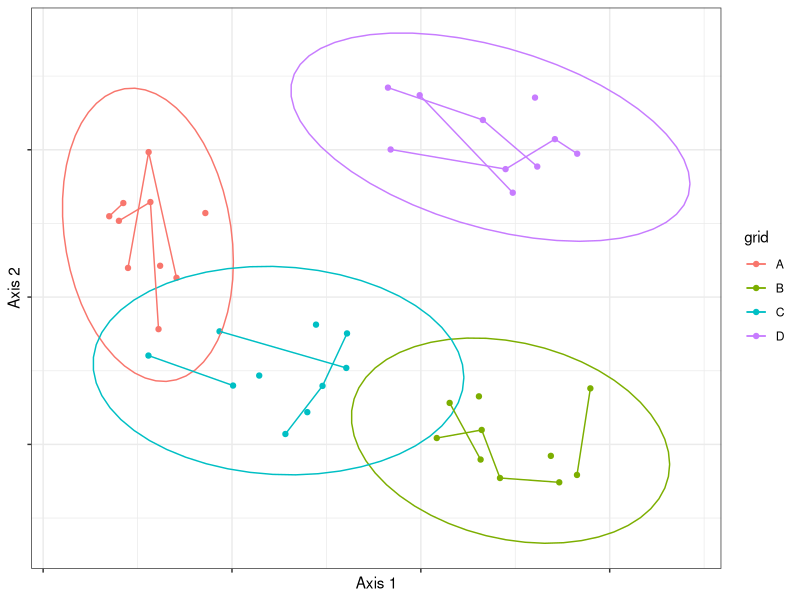
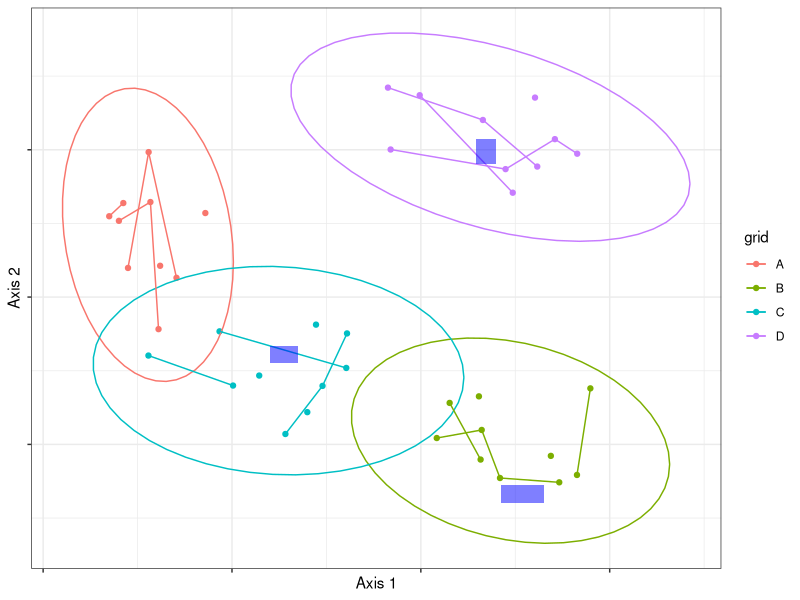
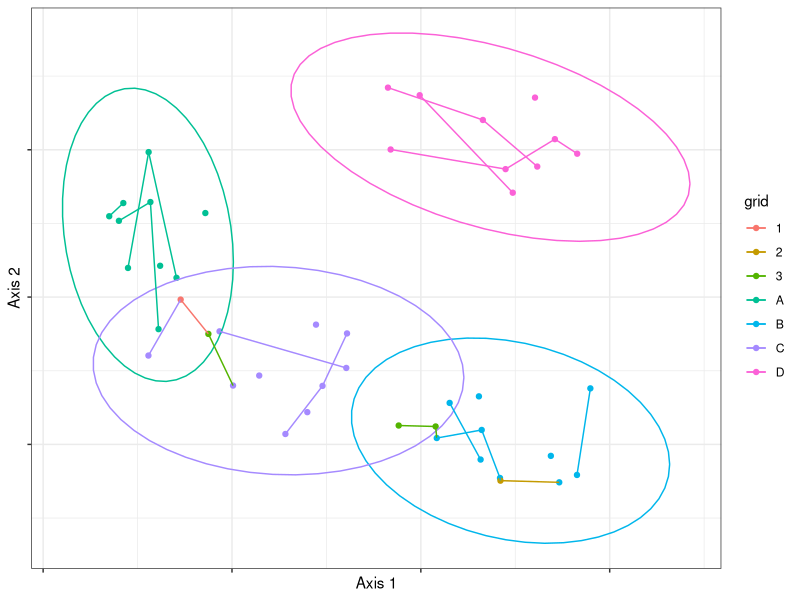
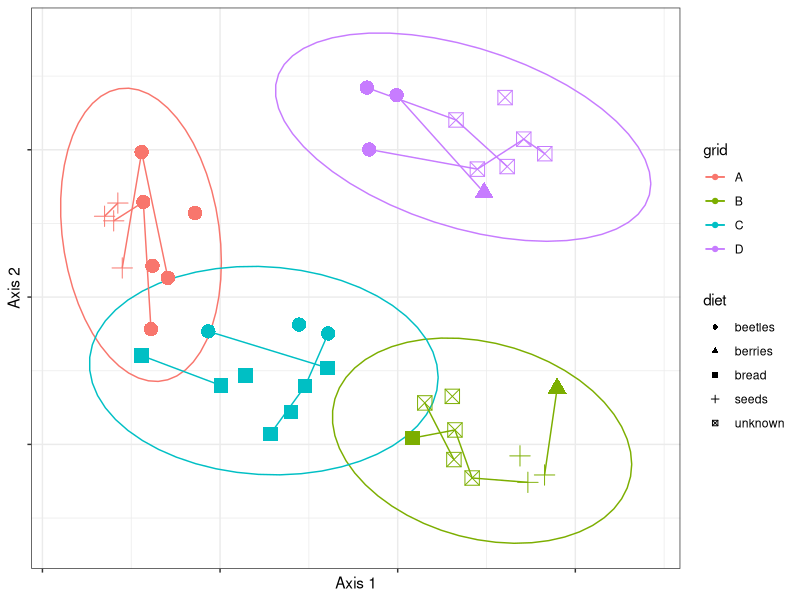
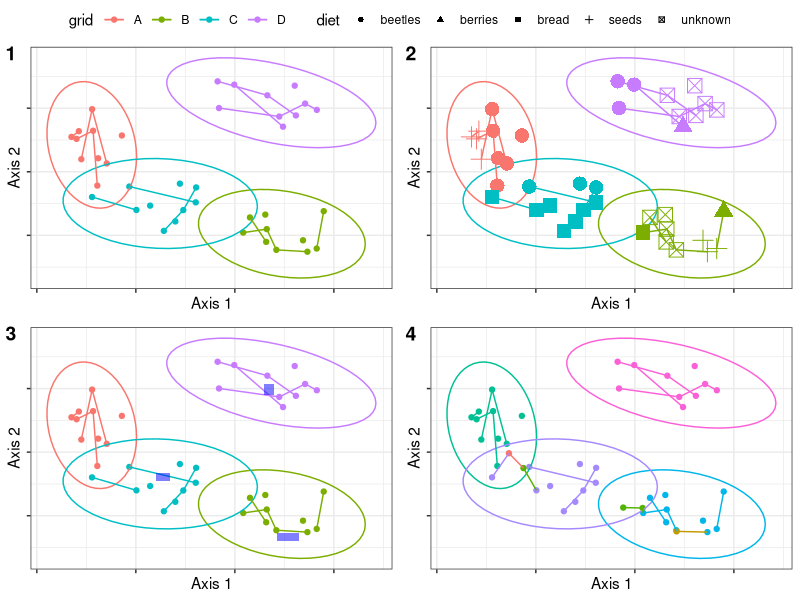
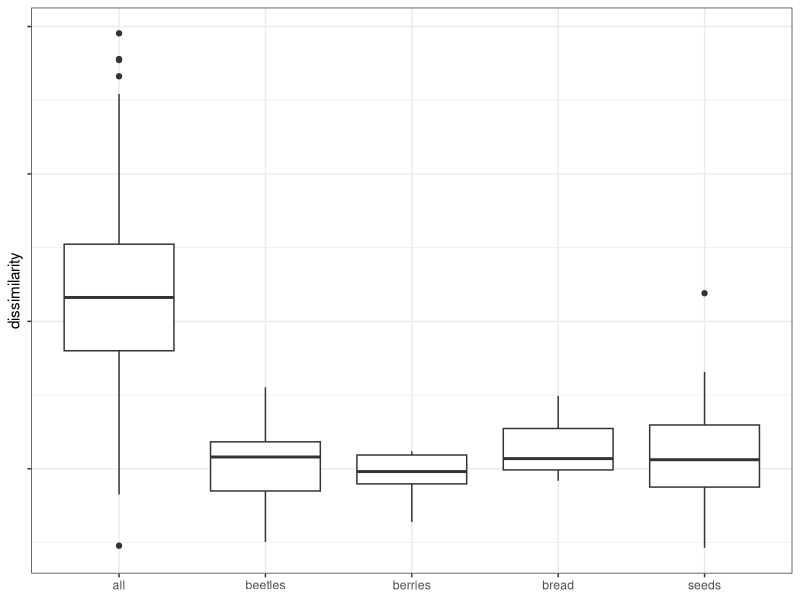
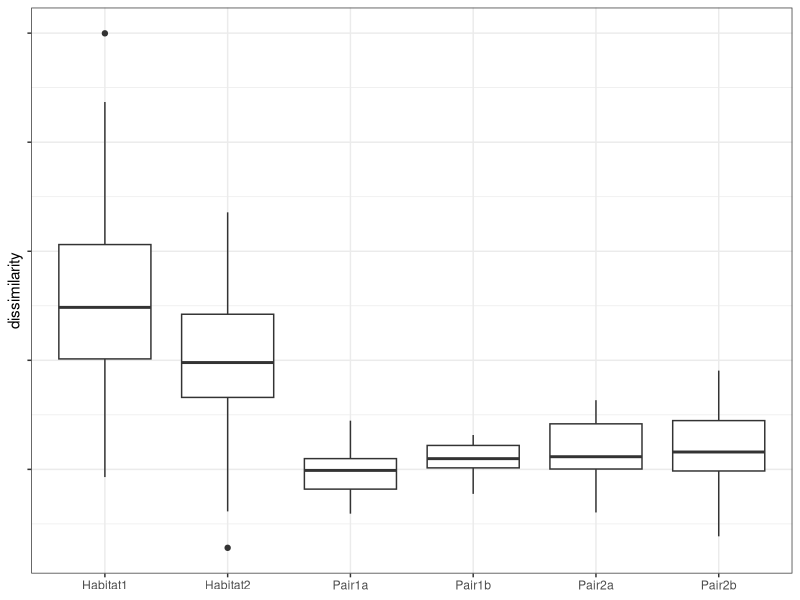
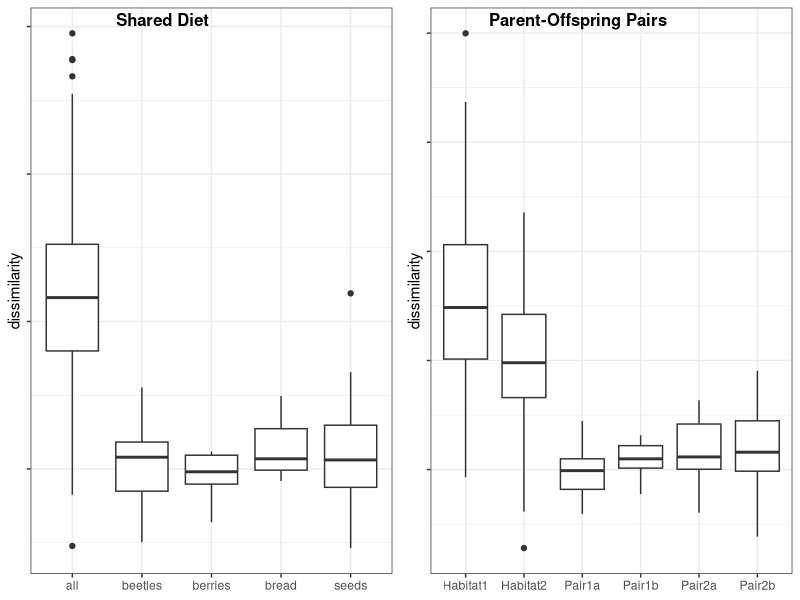

Generate these figures, in order, with R:
## ---- chunk 1
knitr::opts_chunk$set(echo = TRUE)
## ---- chunk 2
setwd("/Users/aliciahalhed/OneDrive - University of Guelph/Alicia's Thesis/Proposal")
library(tidyverse)
## ---- chunk 3
# update theme for all plots and labels for plots in this section
theme_set(theme_bw() + theme(axis.text.y = element_blank(), axis.text.x = element_blank()))
l <- labs(x ="Axis 1", y = "Axis 2")
## ---- chunk 4
# Create some fake data - try to avoid rerunning
fakes <- data.frame(grid = c("A", "A", "A", "A", "A", "A", "A", "A", "A", "A",
                                 "B", "B", "B", "B", "B", "B", "B", "B", "B", "B",
                                 "C", "C", "C", "C", "C", "C", "C", "C", "C", "C",
                                 "D", "D", "D", "D", "D", "D", "D", "D", "D", "D"), 
                    x = c(rnorm(10, mean = 1, sd = 0.5), rnorm(10, mean = 5, sd = 0.5), 
                          rnorm(10, mean = 2.5, sd = 0.5), rnorm(10, mean = 4.5, sd = 0.5)), 
                    y = c(rnorm(10, mean = 9, sd = 0.5), rnorm(10, mean = 6, sd = 0.5), 
                          rnorm(10, mean = 7, sd = 0.5), rnorm(10, mean = 10, sd = 0.5)),
                    id = c(sample(1:6, 10, replace = TRUE), sample(7:12, 10, replace = TRUE), 
                           sample(13:18, 10, replace = TRUE), sample(19:24, 10, replace = TRUE)))
## ---- chunk 5
# without travellers
A <- ggplot(fakes, aes(x=x, y=y, col=grid)) + 
  geom_point() + # points are samples
  stat_ellipse(type = "norm") + # groups the grids together
  xlab("Axis 1") + ylab("Axis 2") + # names
  geom_line(aes(group=id)) + l # l is the labels
A
## ---- chunk 6
# add parentage relationships (blue boxes)
B <- A + annotate("rect", xmin=2.4, xmax=2.7, ymin=7.1, ymax=7.33, alpha=.5, fill="blue") +
  annotate("rect", xmin=4.58, xmax=4.8, ymin=9.8, ymax=10.15, alpha=.5, fill="blue") +
  annotate("rect", xmin=4.85, xmax=5.3, ymin=5.2, ymax=5.45, alpha=.5, fill="blue")
B
## ---- chunk 7
# add some "travellers"
movement <- data.frame(grid = c(fakes$grid, "2", "3", "3", "3", "1"), 
                    x = c(fakes$x, 4.84321, 3.76541, 4.156432, 1.75, 1.4564), 
                    y = c(fakes$y, 5.5078564, 6.256432, 6.24324, 7.5, 7.9658432),
                    id = c(fakes$id, 7, 7, 7, 13, 13))
## ---- chunk 8
# with travellers
C <- ggplot(movement, aes(x=x, y=y, col=grid)) + 
  geom_point() + # points are samples
  stat_ellipse(type = "norm") + # groups the grids together
  geom_line(aes(group=id)) + l # l is the labels
C
## ---- chunk 9
# add food relationships
food <- fakes # switch fakes to movement if wanting to include dispersal
food$diet <- ifelse(food$x < 1 & food$y > 8 | food$x > 5 & food$y < 6.25, "seeds", 
                    ifelse(food$y > 6.25  & food$y < 9.7 & food$x > 4.8, "berries", 
                           ifelse(food$y > 7.5 & food$x < 4.5, "beetles", 
                                  ifelse(food$y < 7.5 & food$x < 4.25, "bread",
                                         "unknown"))))
## ---- chunk 10
# with food
D <- ggplot(food, aes(x=x, y=y,col=grid, shape = diet)) + 
  stat_ellipse(type = "norm", aes(group=grid)) + # groups the grids together
  geom_point(aes(size=3)) + guides(size=FALSE) + # points are samples
  geom_line(aes(group=id)) + l # l is the labels
D
## ---- chunk 11
full <- ggpubr::ggarrange(A + guides(col=FALSE), D,
                          B + guides(col=FALSE),
                          C + guides(col=FALSE),
                          labels = c("1", "2", "3", "4"),
                          ncol = 2, nrow = 2,
                          common.legend = TRUE)
full
## ---- chunk 12
theme_set(theme_bw() + theme(axis.text.y = element_blank()))
## ---- chunk 13
# avoid rerunning this chunk
fig2 <- data.frame(food = as.character(c(replicate(500, "all"),
                                replicate(21, "beetles"),
                                replicate(21, "berries"),
                                replicate(21, "bread"),
                                replicate(21, "seeds"))),
                   dissimilarity = c(rnorm(500, mean = 11, sd = 3), 
                             rnorm(21, mean = 5, sd = 1.5), 
                             rnorm(21, mean = 4.75, sd = 0.75), 
                             rnorm(21, mean = 5.25, sd = 1.05), 
                             rnorm(21, mean = 5.5, sd = 1.75)))

## ---- chunk 14
plot_food <- ggplot(fig2, aes(y=dissimilarity, x = food)) + 
  geom_boxplot() +
  theme(axis.title.x=element_blank())
plot_food
## ---- chunk 15
fig3 <- data.frame(group = c(replicate(100, "Habitat1"),
                                replicate(21, "Pair1a"),
                                replicate(21, "Pair1b"),
                                replicate(100, "Habitat2"),
                                replicate(21, "Pair2a"),
                                replicate(21, "Pair2b")),
                   dissimilarity = c(rnorm(100, mean = 12, sd = 4), 
                             rnorm(21, mean = 5, sd = 1.5), 
                             rnorm(21, mean = 5.75, sd = 1), 
                             rnorm(100, mean = 10, sd = 3),
                             rnorm(21, mean = 5.5, sd = 1.5), 
                             rnorm(21, mean = 5.25, sd = 1.7)))
## ---- chunk 16
plot_parent <- ggplot(fig3, aes(y = dissimilarity, x = group)) + 
  geom_boxplot() +
  theme(axis.title.x=element_blank())
plot_parent
## ---- chunk 17
boxes <- ggpubr::ggarrange(plot_food, plot_parent,
                  labels = c("Shared Diet", "Parent-Offspring Pairs"),
                  ncol = 2, hjust = -c(1.25, 0.5), vjust = 2,
                  font.label = list(size = 12))
boxes
## ---- chunk 18
# for a single individual
fig4 <- data.frame(time = c(replicate(2, 1:10)),
                   location = c(replicate(10, "original"),
                                replicate(10, "new")),
                   diss = c(sort(sample(4:15, 10, replace=F), decreasing = FALSE),
                            sort(sample(4:15, 10, replace=F), decreasing = TRUE))) %>%
  rbind(., data.frame(time = .$time + 0.5, 
                    location = .$location, 
                    diss = .$diss))
## ---- chunk 19
# single individuals
sing4 <- ggplot(fig4, aes(x = time, y = diss, group = location, col = location)) +
  geom_line()
sing4
## ---- chunk 20
# for multiple individuals
datalist <- list()
for (i in 1:10){
  datalist[[i]] <- data.frame(time = c(replicate(2, 1:10)),
                   location = c(replicate(10, "original"),
                                replicate(10, "new")),
                   diss = c(sort(sample(4:30, 10, replace=F), decreasing = FALSE),
                            sort(sample(4:30, 10, replace=F), decreasing = TRUE)),
                   individual = i) %>%
  rbind(., data.frame(time = .$time + 0.5, 
                    location = .$location, 
                    diss = .$diss,
                    individual = .$individual))
}
df4 <- bind_rows(datalist)
rm(datalist)
## ---- chunk 21
mult4 <- ggplot(df4, aes(x = time, y = diss, col = location,
                         group = interaction(location, individual))) +
  geom_line()
mult4
## ---- chunk 22
lines <- ggpubr::ggarrange(sing4, mult4,
                  labels = c("Single individual", "Multiple individuals"),
                  ncol = 2, common.legend = TRUE, legend = "bottom",
                  vjust = 2, hjust = -c(0.7, 0.67), 
                  font.label = list(size = 12))
lines
## ---- chunk 23
# save "ordinations"
ggsave("full.jpeg", plot = full, device = "jpeg", 
       path = "/Users/aliciahalhed/OneDrive - University of Guelph/Alicia's Thesis/Proposal", 
       dpi = "retina")
## ---- chunk 24
# individual "ordinations"
ggsave("figure3-1.jpeg", plot = A, device = "jpeg", 
       path = "/Users/aliciahalhed/OneDrive - University of Guelph/Alicia's Thesis/Proposal/Figure", 
       dpi = "retina", height = 5)
ggsave("figure3-2.jpeg", plot = D, device = "jpeg", 
       path = "/Users/aliciahalhed/OneDrive - University of Guelph/Alicia's Thesis/Proposal/Figure", 
       dpi = "retina", height = 5)
ggsave("figure3-3.jpeg", plot = B, device = "jpeg", 
       path = "/Users/aliciahalhed/OneDrive - University of Guelph/Alicia's Thesis/Proposal/Figure", 
       dpi = "retina", height = 5)
ggsave("figure3-4.jpeg", plot = C, device = "jpeg", 
       path = "/Users/aliciahalhed/OneDrive - University of Guelph/Alicia's Thesis/Proposal/Figure", 
       dpi = "retina", height = 5)
## ---- chunk 25
# save boxplots
ggsave("boxes.jpeg", plot = boxes, device = "jpeg", 
       path = "/Users/aliciahalhed/OneDrive - University of Guelph/Alicia's Thesis/Proposal", 
       dpi = "retina", height = 3)
## ---- chunk 26
# save line plots
ggsave("dispersal.jpeg", plot = lines, device = "jpeg", 
       path = "/Users/aliciahalhed/OneDrive - University of Guelph/Alicia's Thesis/Proposal", 
       dpi = "retina", height = 3)
